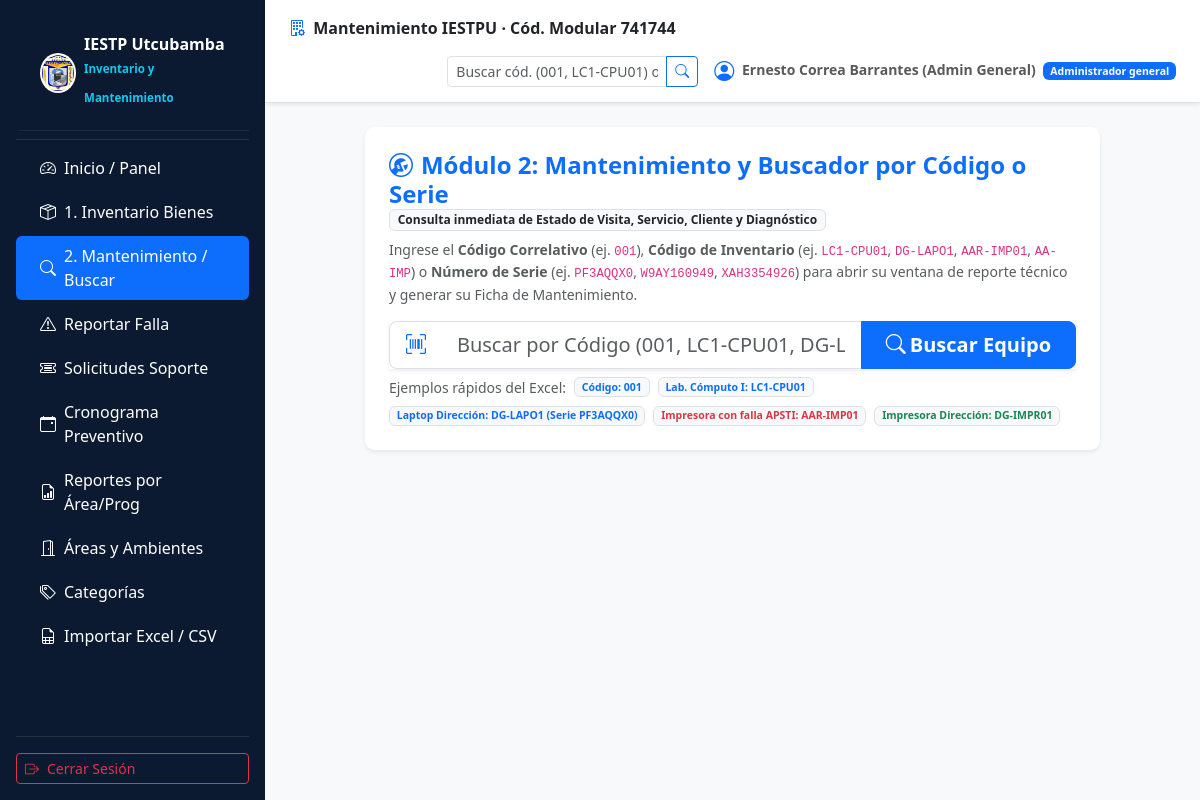
Page /admin/buscar_equipo.php (signed in) on the committed database.
### tables this page shows
CREATE TABLE usuarios (
  id               INT UNSIGNED NOT NULL AUTO_INCREMENT,
  rol_id           TINYINT UNSIGNED NOT NULL,
  dni              CHAR(8)      NULL,
  nombres          VARCHAR(100) NOT NULL,
  apellidos        VARCHAR(100) NOT NULL,
  correo           VARCHAR(150) NOT NULL,
  telefono         VARCHAR(20)  NULL,
  password_hash    VARCHAR(255) NOT NULL,           
  debe_cambiar_clave TINYINT(1) NOT NULL DEFAULT 1,
  intentos_fallidos TINYINT UNSIGNED NOT NULL DEFAULT 0,
  bloqueado_hasta  DATETIME     NULL,
  ultimo_acceso    DATETIME     NULL,
  activo           TINYINT(1)   NOT NULL DEFAULT 1,
  creado_en        DATETIME     NOT NULL DEFAULT CURRENT_TIMESTAMP,
  actualizado_en   DATETIME     NOT NULL DEFAULT CURRENT_TIMESTAMP ON UPDATE CURRENT_TIMESTAMP,
  PRIMARY KEY (id),
  UNIQUE KEY uq_usuarios_correo (correo),
  UNIQUE KEY uq_usuarios_dni (dni),
  KEY ix_usuarios_rol (rol_id),
  CONSTRAINT fk_usuarios_rol FOREIGN KEY (rol_id) REFERENCES roles(id)
);

CREATE TABLE roles (
  id            TINYINT UNSIGNED NOT NULL AUTO_INCREMENT,
  codigo        VARCHAR(30)  NOT NULL,             
  nombre        VARCHAR(80)  NOT NULL,
  descripcion   VARCHAR(255) NULL,
  PRIMARY KEY (id),
  UNIQUE KEY uq_roles_codigo (codigo)
);

### includes/helpers.php (called while the page is built, shortened)
<?php
function e(mixed $v): string
{
    return htmlspecialchars((string) $v, ENT_QUOTES | ENT_SUBSTITUTE, 'UTF-8');
}
function url(string $ruta = ''): string
{
    return rtrim($GLOBALS['CFG']['app']['base_url'], '/') . '/' . ltrim($ruta, '/');
}

### includes/db.php (called while the page is built, shortened)
<?php
function db(): PDO
{
    static $pdo = null;
    if ($pdo instanceof PDO) {
        return $pdo;
    }
    $c = $GLOBALS['CFG']['db'];
    $dsn = sprintf('mysql:host=%s;port=%d;dbname=%s;charset=%s', $c['host'], $c['puerto'], $c['nombre'], $c['charset']);
    try {
        $pdo = new PDO($dsn, $c['usuario'], $c['clave'], [
            PDO::ATTR_ERRMODE            => PDO::ERRMODE_EXCEPTION,
            PDO::ATTR_DEFAULT_FETCH_MODE => PDO::FETCH_ASSOC,
            PDO::ATTR_EMULATE_PREPARES   => false,
        ]);
        $pdo->exec("SET time_zone = '-05:00'");
    } catch (PDOException $e) {
        error_log('Error de conexión BD: ' . $e->getMessage());
        http_response_code(500);
        exit('No se pudo conectar con la base de datos.');
    }
    return $pdo;
}
function consulta(string $sql, array $params = []): PDOStatement
{
    $st = db()->prepare($sql);
    $st->execute($params);
    return $st;
}

### includes/auth.php (called while the page is built, shortened)
<?php
function usuario_actual(): ?array
{
    static $cache = null;
    if ($cache !== null && $cache['id'] === $_SESSION['uid']) {
        return $cache;
    }
    $u = consulta(
        'SELECT u.id, u.nombres, u.apellidos, u.correo, u.activo, u.debe_cambiar_clave, r.codigo AS rol, r.nombre AS rol_nombre
           FROM usuarios u JOIN roles r ON r.id = u.rol_id WHERE u.id = ?',
        [$_SESSION['uid']]
    )->fetch();
    return $u;
}
function requiere_login(): array
{
    $u = usuario_actual();
    return $u;
}

### includes/layout.php (the view, shortened to what this page needs)
<?php
function menu_para_rol(string $rol): array
{
    $m = ['Inicio / Panel' => ['ruta' => 'index.php', 'icono' => 'bi-speedometer2']];
    if ($rol === 'docente') {
        $m['Buscador de Bienes']    = ['ruta' => 'admin/buscar_equipo.php', 'icono' => 'bi-search'];
        $m['Reportar Falla']        = ['ruta' => 'docente/reportar.php', 'icono' => 'bi-exclamation-triangle'];
        $m['Mis Solicitudes']       = ['ruta' => 'docente/mis_solicitudes.php', 'icono' => 'bi-list-check'];
        $m['Cronograma Preventivo'] = ['ruta' => 'admin/cronograma.php', 'icono' => 'bi-calendar-event'];
    } else {
        $m['1. Inventario Bienes']  = ['ruta' => 'admin/equipos.php', 'icono' => 'bi-box-seam'];
        $m['2. Mantenimiento / Buscar'] = ['ruta' => 'admin/buscar_equipo.php', 'icono' => 'bi-search'];
        $m['Reportar Falla']        = ['ruta' => 'docente/reportar.php', 'icono' => 'bi-exclamation-triangle'];
        $m['Solicitudes Soporte']   = ['ruta' => 'admin/solicitudes.php', 'icono' => 'bi-ticket-detailed'];
        $m['Cronograma Preventivo'] = ['ruta' => 'admin/cronograma.php', 'icono' => 'bi-calendar-event'];
        $m['Reportes por Área/Prog']= ['ruta' => 'admin/reportes.php', 'icono' => 'bi-file-earmark-bar-graph'];
        $m['Áreas y Ambientes']     = ['ruta' => 'admin/ambientes.php', 'icono' => 'bi-door-open'];
        $m['Categorías']            = ['ruta' => 'admin/categorias.php', 'icono' => 'bi-tags'];
        $m['Importar Excel / CSV']  = ['ruta' => 'admin/importar_inventario.php', 'icono' => 'bi-file-earmark-spreadsheet'];
    }
    return $m;
}
function cabecera(string $titulo, ?array $u = null): void
{
    $app = $GLOBALS['CFG']['app']['nombre'];
    $pagina_actual = basename($_SERVER['SCRIPT_NAME']);
    ?>
<!doctype html>
<html lang="es">
<head>
  <link href="https://cdn.jsdelivr.net/npm/bootstrap@5.3.3/dist/css/bootstrap.min.css" rel="stylesheet">
  <link rel="stylesheet" href="https://cdn.jsdelivr.net/npm/bootstrap-icons@1.11.1/font/bootstrap-icons.css">
  <link href="<?= e(url('assets/css/app.css')) ?>" rel="stylesheet">
</head>
<body class="bg-light">
<?php if ($u): ?>
<div class="d-flex">
  <aside class="sidebar d-none d-md-flex flex-column flex-shrink-0 p-3 text-white" style="width: 265px;">
    <a href="<?= e(url('index.php')) ?>" class="d-flex align-items-center mb-3 mb-md-0 me-md-auto text-white text-decoration-none gap-2 brand">
      <img src="<?= e(url('assets/img/logo-iestp.png')) ?>" alt="Logo" style="width: 40px; height: 40px; border-radius: 50%; background: white; padding: 2px;">
      <div>
        <div class="fs-6 fw-bold lh-1">IESTP Utcubamba</div>
        <small class="text-info" style="font-size: 0.72rem;">Inventario y Mantenimiento</small>
      </div>
    </a>
    <hr class="text-secondary my-2">
    <ul class="nav nav-pills flex-column mb-auto gap-1">
      <?php foreach (menu_para_rol($u['rol']) as $txt => $item): ?>
        <li class="nav-item">
          <a href="<?= e(url($item['ruta'])) ?>" class="nav-link text-white d-flex align-items-center gap-2 py-2 <?= $pagina_actual === basename($item['ruta']) ? 'active' : '' ?>">
            <i class="bi <?= e($item['icono']) ?>"></i>
            <span><?= e($txt) ?></span>
          </a>
        </li>
      <?php endforeach; ?>
    </ul>
    <hr class="text-secondary">
    <form method="post" action="<?= e(url('logout.php')) ?>">
      <button class="btn btn-outline-danger btn-sm w-100 text-start d-flex align-items-center gap-2" type="submit">
        <i class="bi bi-box-arrow-right"></i> Cerrar Sesión
      </button>
    </form>
  </aside>
  <div class="flex-grow-1 min-vh-100 d-flex flex-column">
    <nav class="navbar navbar-light bg-white border-bottom px-4 py-2 shadow-sm no-print">
      <div class="container-fluid px-0">
        <span class="navbar-text fw-bold text-dark d-none d-md-block">
          <i class="bi bi-building-gear text-primary me-1"></i> <?= e($app) ?> · Cód. Modular 741744
        </span>
        <div class="d-flex align-items-center gap-3 ms-auto">
          <form method="get" action="<?= e(url('admin/buscar_equipo.php')) ?>" class="d-none d-lg-flex">
            <div class="input-group input-group-sm">
              <input class="form-control" name="q" placeholder="Buscar cód. (001, LC1-CPU01) o serie…">
              <button class="btn btn-outline-primary" type="submit"><i class="bi bi-search"></i></button>
            </div>
          </form>
          <span class="navbar-text small">
            <i class="bi bi-person-circle fs-5 align-middle me-1 text-primary"></i>
            <strong><?= e($u['nombres'] . ' ' . $u['apellidos']) ?></strong>
            <span class="badge bg-primary ms-1"><?= e($u['rol_nombre']) ?></span>
          </span>
        </div>
      </div>
    </nav>
    <main class="container-fluid py-4 px-4 flex-grow-1">
<?php else: ?>
    <main class="container py-4">
<?php endif; ?>
<?php
}
function pie(): void
{
    ?>
    </main>
<?php if (isset($_SESSION['uid'])): ?>
  </div>
</div>
<?php endif; ?>
</body>
</html>
<?php
}

### public/assets/css/app.css (style rules this page uses)
body { background-color: #f8f9fa; }
.sidebar { min-height: 100vh; background-color: #0b1a30; color: white; }
.sidebar a { color: #b0c4de; text-decoration: none; padding: 12px 20px; display: block; border-left: 4px solid transparent; }
.sidebar a:hover, .sidebar a.active { background-color: #1a2b48; color: white; border-left-color: #0d6efd; }
.sidebar .brand { padding: 20px; font-size: 1.2rem; font-weight: bold; border-bottom: 1px solid #1a2b48; display: flex; align-items: center; gap: 10px; }

### rows in the picture
usuarios: nombres+apellidos "Ernesto Correa Barrantes (Admin General)", rol.nombre "Administrador general"

### other values in the picture
$txt "Inicio / Panel"
$txt "1. Inventario Bienes"
$txt "2. Mantenimiento / Buscar"
$txt "Reportar Falla"
$txt "Solicitudes Soporte"
$txt "Cronograma Preventivo"
$txt "Reportes por Área/Prog"
$txt "Áreas y Ambientes"
$txt "Categorías"
$txt "Importar Excel / CSV"
$app "Mantenimiento IESTPU"
